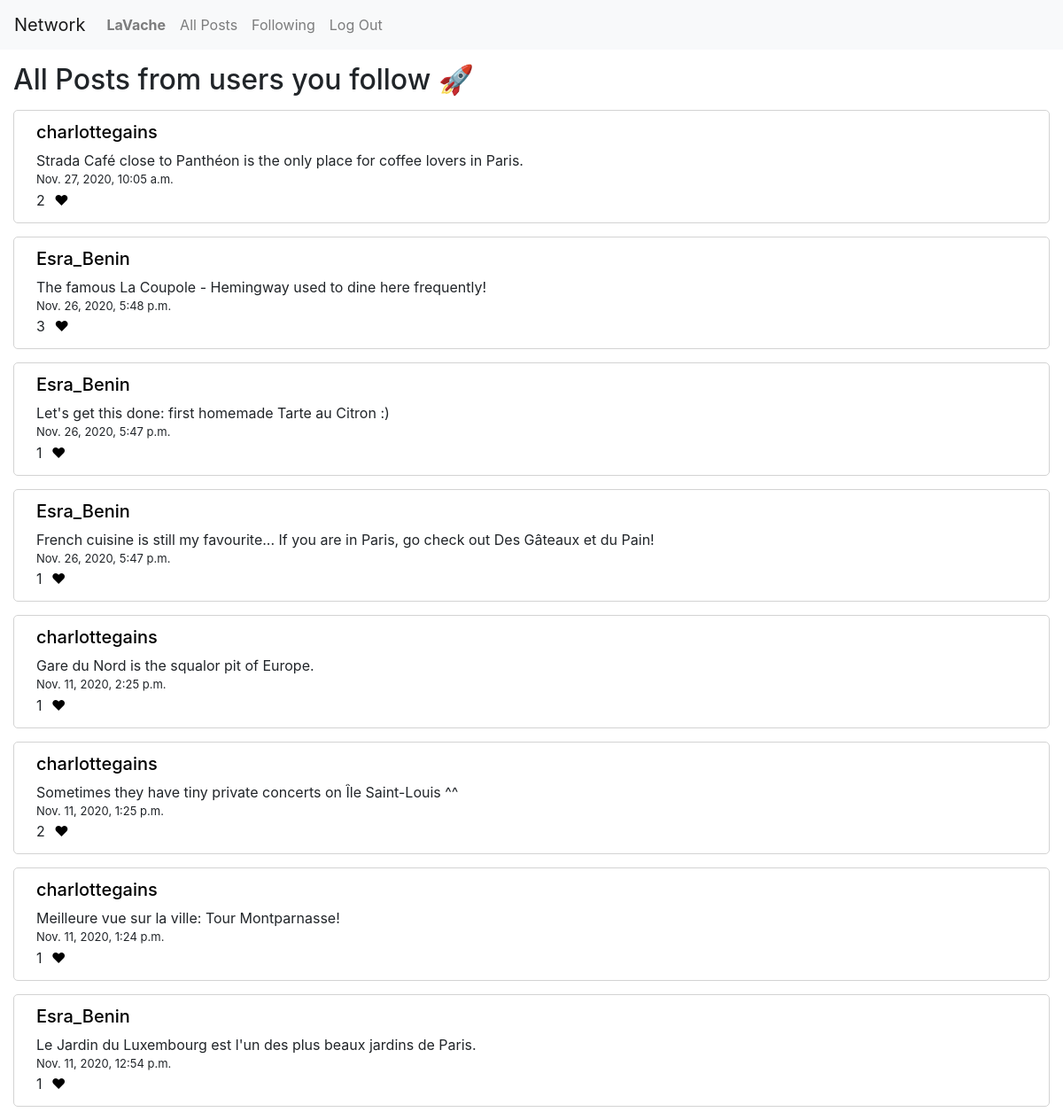
The page /following (signed in) on the database its author committed.
### network/models.py (models this page shows, shortened)
class User(AbstractUser):
    pass

class Posting(models.Model):
    poster = models.ForeignKey(settings.AUTH_USER_MODEL, on_delete=models.CASCADE)
    content = models.TextField()
    date = models.DateTimeField(default=timezone.now)
    likes = models.ManyToManyField(User, blank=True, related_name="likes")
    def count_likes(self):
        return self.likes.count()

### network/views.py (the view)
# urls.py: path("following", views.following, name="following"),
@login_required
def following(request):
    followees = set(Follow.objects.filter(follower=request.user).values_list())
    follow_list = []
    for item in followees:
        follow_list.append(item[2])
    postings = Posting.objects.filter(poster__id__in=follow_list).order_by('-date')
    posts = paginate(request, postings)
    return render(request, "network/following.html", {
        "posts": posts,
        "session_user": request.user.id
    })

### network/helpers.py (called while the page is built)
def paginate(request, postings):
    page = request.GET.get('page', 1)
    paginator = Paginator(postings, 10)
    try:
        posts = paginator.page(page)
    except PageNotAnInteger:
        posts = paginator.page(1)
    except EmptyPage:
        posts = paginator.page(paginator.num_pages)
    return posts

### network/templates/network/following.html (shortened to what this page needs)
{% extends "network/layout.html" %}
{% load static %}
{% block body %}
    <h2>All Posts from users you follow &#128640;</h2>
    {% for post in posts %}
        <div class="postings">
            <h5><a href="{% url 'profile' post.poster %}" style="color: black;">{{ post.poster }}</a></h5>
            <div>{{ post.content }}</div>
            <div style="font-size: 13px;">{{ post.date }}</div>
            <span>{{ post.count_likes }}</span>
            {% if user in post.likes.all %}
                <span id="like-{{ post.id }}" data-value="{{ post.id }}" data-user="{{ session_user }}" data-likestatus="1" class="likes"></span>
            {% else %}
                <span id="like-{{ post.id }}" data-value="{{ post.id }}" data-user="{{ session_user }}" data-likestatus="0" class="likes"></span>
            {% endif %}
        </div>
    {% endfor %}
{% endblock %}

### network/templates/network/layout.html (shortened to what this page needs)
{% load static %}
<!DOCTYPE html>
<html lang="en">
    <head>
        <link rel="stylesheet" href="https://stackpath.bootstrapcdn.com/bootstrap/4.4.1/css/bootstrap.min.css">
        <link href="{% static 'network/styles.css' %}" rel="stylesheet">
    </head>
    <body>
        <nav class="navbar navbar-expand-lg navbar-light bg-light">
            <a class="navbar-brand" href="{% url 'index' %}">Network</a>
            <div>
              <ul class="navbar-nav mr-auto">
                {% if user.is_authenticated %}
                    <li class="nav-item">
                        <a class="nav-link" href="{% url 'profile' user %}"><strong>{{ user.username }}</strong></a>
                    </li>
                {% endif %}
                <li class="nav-item">
                  <a class="nav-link" href="{% url 'index' %}">All Posts</a>
                </li>
                {% if user.is_authenticated %}
                    <li class="nav-item">
                        <a class="nav-link" href="{% url 'following' %}">Following</a>
                    </li>
                    <li class="nav-item">
                        <a class="nav-link" href="{% url 'logout' %}">Log Out</a>
                    </li>
                {% endif %}
              </ul>
            </div>
          </nav>
        <div class="body">
            {% block body %}
            {% endblock %}
        </div>
    </body>
</html>

### network/static/network/styles.css (style rules this page uses)
.postings { border: 1px solid lightgray; margin: 15px; border-radius: 5px 5px; padding: 12px 25px; background-color: white; }
h2 { margin-left: 15px; margin-top: 15px; }

### rows shown on the page
User: username "LaVache"
Posting: poster "charlottegains", content "Strada Café close to Panthéon is the only place for coffee lovers in Paris.", date "Nov. 27, 2020, 10:05 a.m.", count_likes "2"
Posting: poster "Esra_Benin", content "The famous La Coupole - Hemingway used to dine here frequently!", date "Nov. 26, 2020, 5:48 p.m.", count_likes "3"
Posting: poster "Esra_Benin", content "Let's get this done: first homemade Tarte au Citron :)", date "Nov. 26, 2020, 5:47 p.m.", count_likes "1"
Posting: poster "Esra_Benin", content "French cuisine is still my favourite... If you are in Paris, go check out Des Gâteaux et du Pain!", date "Nov. 26, 2020, 5:47 p.m.", count_likes "1"
Posting: poster "charlottegains", content "Gare du Nord is the squalor pit of Europe.", date "Nov. 11, 2020, 2:25 p.m.", count_likes "1"
Posting: poster "charlottegains", content "Sometimes they have tiny private concerts on Île Saint-Louis ^^", date "Nov. 11, 2020, 1:25 p.m.", count_likes "2"
Posting: poster "charlottegains", content "Meilleure vue sur la ville: Tour Montparnasse!", date "Nov. 11, 2020, 1:24 p.m.", count_likes "1"
Posting: poster "Esra_Benin", content "Le Jardin du Luxembourg est l'un des plus beaux jardins de Paris.", date "Nov. 11, 2020, 12:54 p.m.", count_likes "1"
